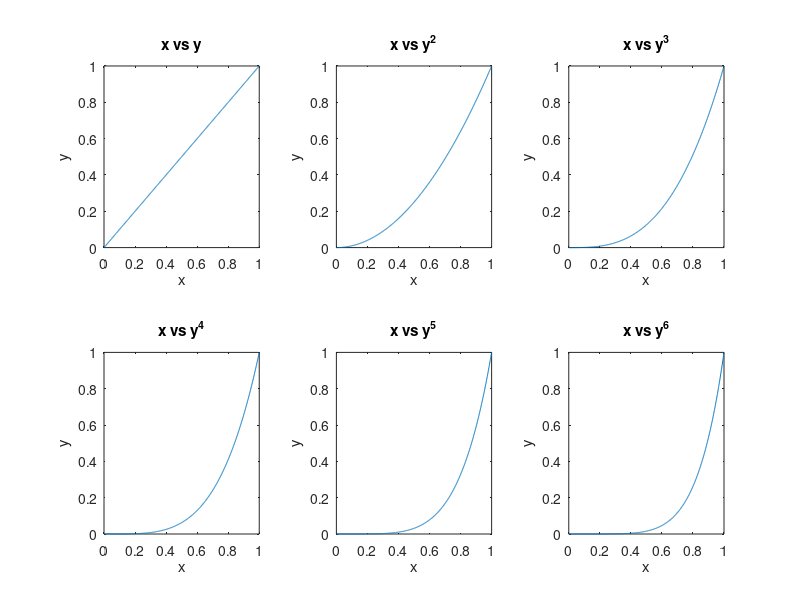

Recreate this plot in MATLAB.
x = linspace(0,1,1000);
y1 = x;
y2 = x.^2;
y3 = x.^3;
y4 = x.^4;
y5 = x.^5;
y6 = x.^6;
%i assume you wanted y = x^6 aswell although it is not stated... it does
%say all 6 graphs when there are only five on the assignment.
subplot(2,3,1)
    plot(x,y1)
    title('x vs y');
    xlabel('x');
    ylabel('y');
subplot(2,3,2)
    plot(x,y2)
    title('x vs y^2');
     xlabel('x');
    ylabel('y');
subplot(2,3,3)
    plot(x,y3)
    title('x vs y^3');
     xlabel('x');
    ylabel('y');
subplot(2,3,4)
    plot(x,y4)
    title('x vs y^4');
     xlabel('x');
    ylabel('y');
subplot(2,3,5)
    plot(x,y5)
    title('x vs y^5');
     xlabel('x');
    ylabel('y');
subplot(2,3,6)
    plot(x,y6)
    title('x vs y^6');
     xlabel('x');
    ylabel('y');